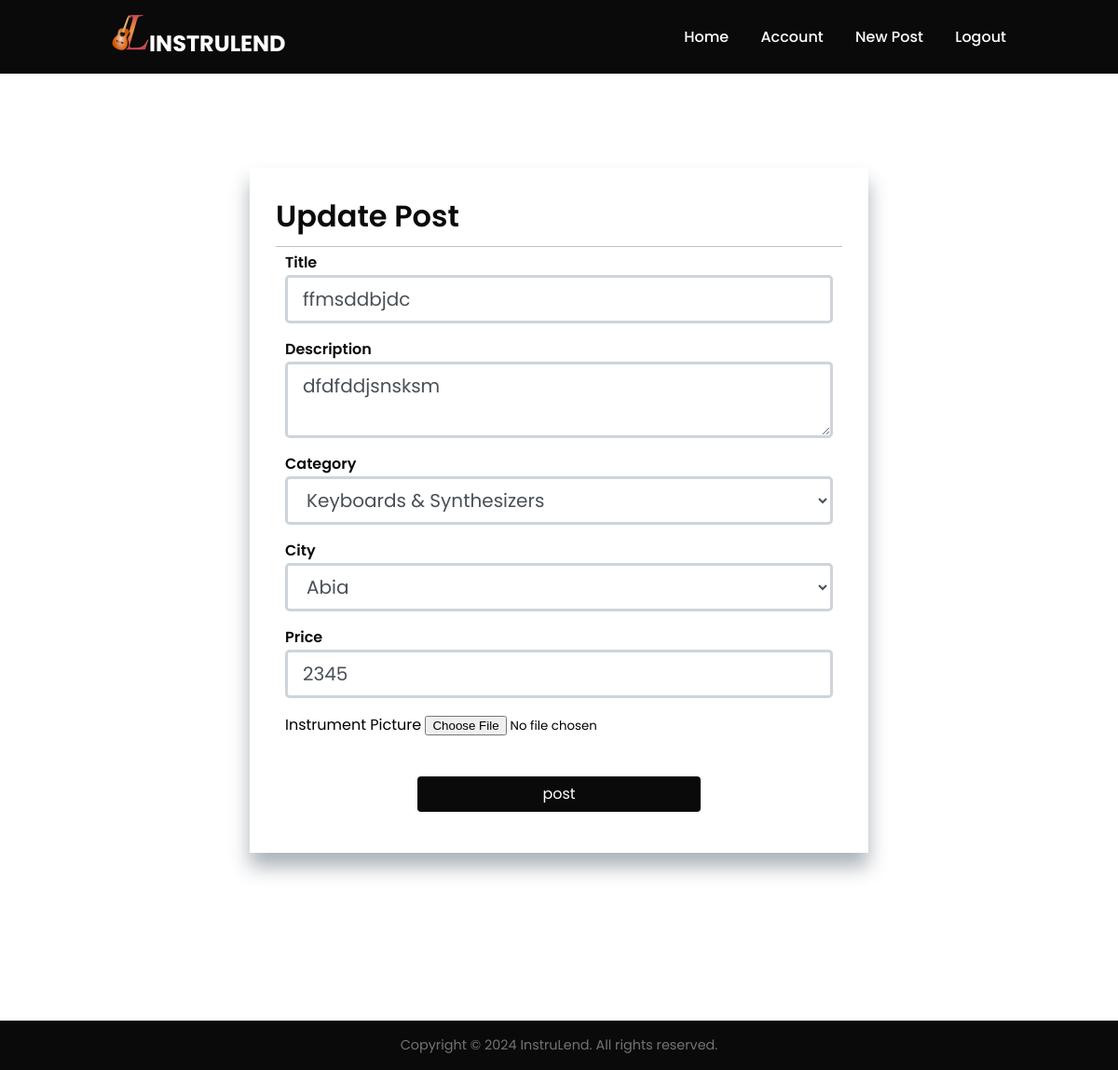
Page /post/1/update (signed in) on the earlier database version.
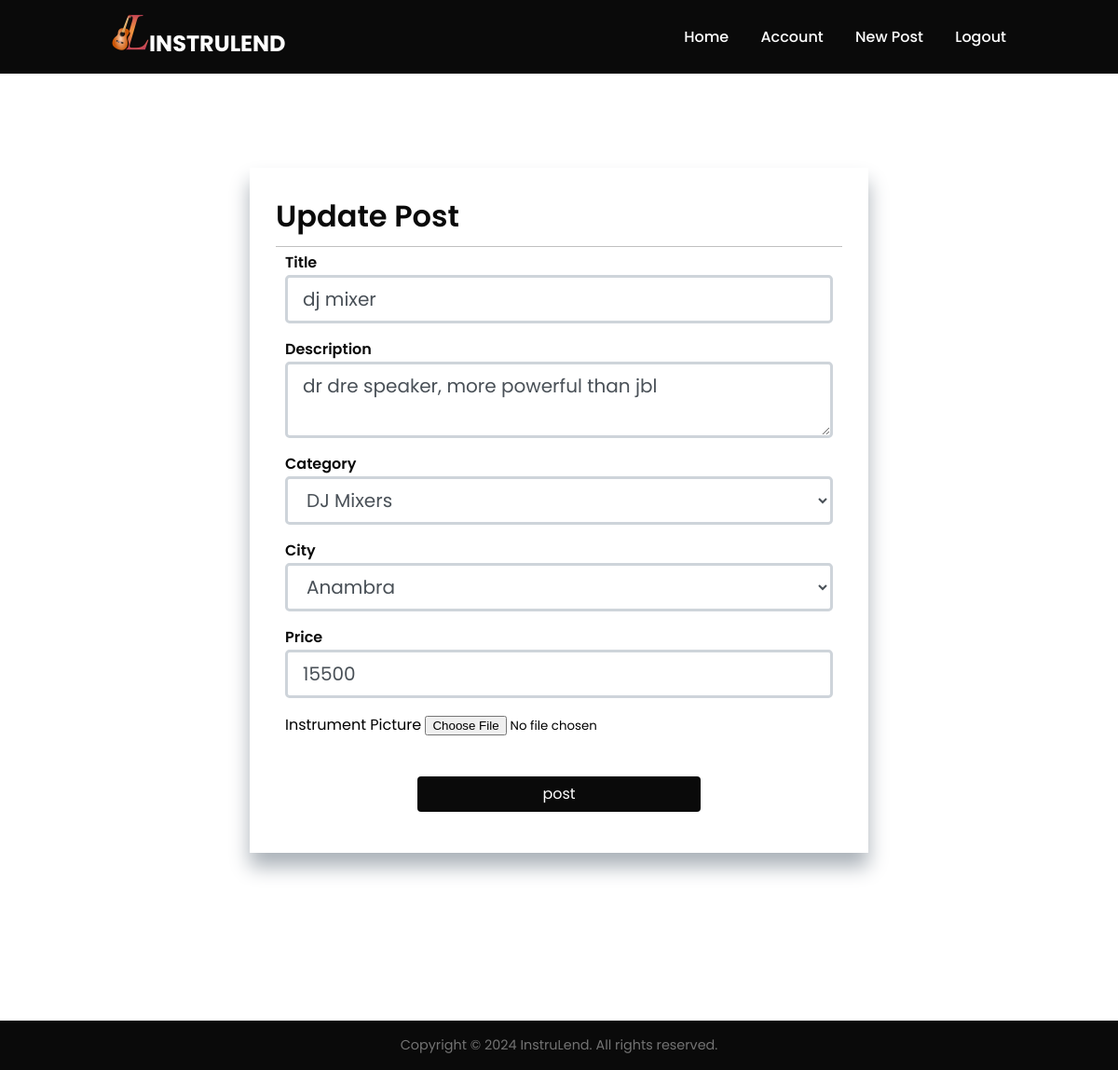
Same page on the later database version.
### app/models.py (models this page shows, shortened)
class Post(db.Model):
    id = db.Column(db.Integer, primary_key=True)
    title = db.Column(db.String(50), nullable=False)
    description = db.Column(db.String(200), nullable=False)
    category = db.Column(db.String(100), nullable=False)
    price = db.Column(db.Float, nullable=False)
    city = db.Column(db.String(50), nullable=False)
    country = db.Column(db.String(10), nullable=False, default='Nigeria')
    date_posted = db.Column(db.DateTime, nullable=False, default=datetime.utcnow)
    image_file = db.Column(db.String(50), nullable=False)
    availability = db.Column(db.Boolean, nullable=False, default=True)
    user_id = db.Column(db.Integer, db.ForeignKey('user.id'), nullable=False)
    rented = db.relationship('Agreement', backref='author5', lazy=True)

### app/routes.py (the view)
@app.route('/post/<int:post_id>/update', methods=['GET', 'POST'])
@login_required
def update_post(post_id):
    post = Post.query.get_or_404(post_id)
    if post.author != current_user:
        abort(403)  # HTTP 403 Forbidden
    form = PostForm()
    picture_file = None
    if form.validate_on_submit():
        if form.picture.data:
            picture_file = post_picture(form.picture.data)
            post.image_file = picture_file
        post.title = form.title.data
        post.description = form.description.data
        post.price = form.price.data
        post.city = form.city.data
        post.category = form.category.data
        db.session.commit()
        flash('Your post has been updated!', 'success')
        return redirect(url_for('home'))
    elif request.method == 'GET':
        form.title.data = post.title
        form.description.data = post.description
        form.price.data = int(post.price)
        form.city.data = post.city
        form.category.data = post.category
    return render_template('create_post.html', title='Update Post', form=form, legend='Update Post', image_file=picture_file)

### app/forms.py
class PostForm(FlaskForm):
    title = StringField('Title', validators=[DataRequired()])
    description = TextAreaField('Description', validators=[DataRequired()])
    price = IntegerField('Price', validators=[DataRequired()])
    city = SelectField('City', choices=[(city.value) for city in City], validators=[DataRequired()])
    picture = FileField('Instrument Picture', validators=[FileAllowed(['jpg', 'png'])])
    category = SelectField('Category', choices=[(category.value) for category in Category], validators=[DataRequired()])
    submit = SubmitField('post')

### app/models.py (called while the page is built)
@login_manager.user_loader
def load_user(user_id):
    return User.query.get(int(user_id))

### app/templates/create_post.html (shortened to what this page needs)
{% extends 'base.html' %}
{% block content %}
<section class="section-form">
    <div class="form-container">
        <form method="POST" action="" enctype="multipart/form-data">
            <h2>{{ legend }}</h2>
            <fieldset class="input-box">
                <div class="input-box">
                    {{ form.title.label(class='form-check-label') }}
                    {% if form.title.error %}
                        {{ form.title(class="form-control form-control-lg is-invalid") }}
                        <div class="invalid-feedback">
                            {% for error in form.title.errors %}
                                <span>{{ error }}</span>
                            {% endfor %}
                        </div>
                    {% else %}
                        {{ form.title(class='form-control form-control-lg') }}
                    {% endif %}
                </div>
                <div class="input-box">
                    {{ form.description.label(class='form-check-label') }}
                    {% if form.description.error %}
                        {{ form.description(class="form-control form-control-lg is-invalid") }}
                        <div class="invalid-feedback">
                            {% for error in form.description.errors %}
                                <span>{{ error }}</span>
                            {% endfor %}
                        </div>
                    {% else %}
                        {{ form.description(class='form-control form-control-lg') }}
                    {% endif %}
                </div>
                <div class="input-box">
                    {{ form.category.label(class='form-check-label') }}
                    {% if form.category.error %}
                        {{ form.category(class="form-control form-control-lg is-invalid") }}
                        <div class="invalid-feedback">
                            {% for error in form.category.errors %}
                                <span>{{ error }}</span>
                            {% endfor %}
                        </div>
                    {% else %}
                        {{ form.category(class='form-control form-control-lg') }}
                    {% endif %}
                </div>
                <div class="input-box">
                    {{ form.city.label(class='form-check-label') }}
                    {% if form.city.error %}
                        {{ form.city(class="form-control form-control-lg is-invalid") }}
                        <div class="invalid-feedback">
                            {% for error in form.city.errors %}
                                <span>{{ error }}</span>
                            {% endfor %}
                        </div>
                    {% else %}
                        {{ form.city(class='form-control form-control-lg') }}
                    {% endif %}
                </div>
                <div class="input-box">
                    {{ form.price.label(class='form-check-label') }}
                    {% if form.price.error %}
                        {{ form.price(class="form-control form-control-lg is-invalid") }}
                        <div class="invalid-feedback">
                            {% for error in form.price.errors %}
                                <span>{{ error }}</span>
                            {% endfor %}
                        </div>
                    {% else %}
                        {{ form.price(class='form-control form-control-lg') }}
                    {% endif %}
                </div>
                <div class="input-box">
                    {{ form.picture.label() }}
                    {{ form.picture(class="form-control-file") }}
                </div>
            </fieldset>
            <div class="input-box">
                {{ form.submit(class="btn btn-outline-info") }}
            </div>
        </form>
    </div>
</section>
{% endblock %}

Differences in the rows shown:
changed Post: title "ffmsddbjdc" → "dj mixer"; description "dfdfddjsnsksm" → "dr dre speaker, more powerful than jbl"; category "Keyboards & Synthesizers" → "DJ Mixers"; city "Abia" → "Anambra"; price "2345" → "15500"
